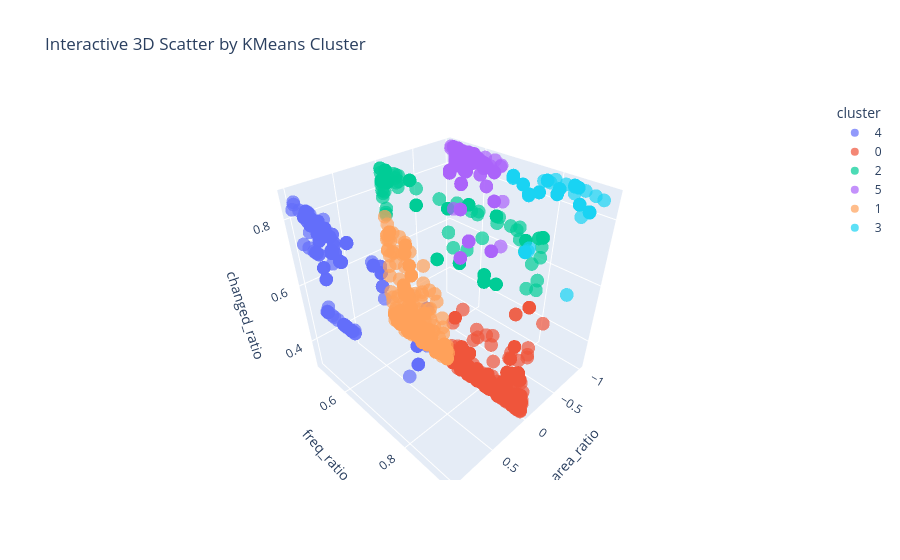

Here is the notebook cell this chart was saved with:
### Code cell
import plotly.express as px

# df_plot에 'cluster' 컬럼이 str 형태로 있다고 가정
fig = px.scatter_3d(
    df_plot,
    x=features[0].replace('_representative',''),
    y=features[1].replace('_representative',''),
    z=features[2].replace('_representative',''),
    color='cluster',
    opacity=0.7,
    size_max=6,
    title='Interactive 3D Scatter by KMeans Cluster'
)
fig.update_layout(scene=dict(
    xaxis_title=features[0].replace('_representative',''),
    yaxis_title=features[1].replace('_representative',''),
    zaxis_title=features[2].replace('_representative',''),
))
fig.show()

### Figure 1 — Plotly figure (JSON) as saved in the notebook; plotly's stock layout.template omitted (floating-point values rounded to 4 significant figures; data arrays with more than 128 entries replaced by an {"elided": "..."} marker saying what was removed)
{"data": [{"hovertemplate": "cluster=4<br>area_ratio=%{x}<br>freq_ratio=%{y}<br>changed_ratio=%{z}<extra></extra>", "legendgroup": "4", "marker": {"color": "#636efa", "opacity": 0.7, "symbol": "circle"}, "mode": "markers", "name": "4", "scene": "scene", "showlegend": true, "type": "scatter3d", "x": {"elided": "260 float values"}, "y": {"elided": "260 float values"}, "z": {"elided": "260 float values"}}, {"hovertemplate": "cluster=0<br>area_ratio=%{x}<br>freq_ratio=%{y}<br>changed_ratio=%{z}<extra></extra>", "legendgroup": "0", "marker": {"color": "#EF553B", "opacity": 0.7, "symbol": "circle"}, "mode": "markers", "name": "0", "scene": "scene", "showlegend": true, "type": "scatter3d", "x": {"elided": "767 float values"}, "y": {"elided": "767 float values"}, "z": {"elided": "767 float values"}}, {"hovertemplate": "cluster=2<br>area_ratio=%{x}<br>freq_ratio=%{y}<br>changed_ratio=%{z}<extra></extra>", "legendgroup": "2", "marker": {"color": "#00cc96", "opacity": 0.7, "symbol": "circle"}, "mode": "markers", "name": "2", "scene": "scene", "showlegend": true, "type": "scatter3d", "x": {"elided": "160 float values"}, "y": {"elided": "160 float values"}, "z": {"elided": "160 float values"}}, {"hovertemplate": "cluster=5<br>area_ratio=%{x}<br>freq_ratio=%{y}<br>changed_ratio=%{z}<extra></extra>", "legendgroup": "5", "marker": {"color": "#ab63fa", "opacity": 0.7, "symbol": "circle"}, "mode": "markers", "name": "5", "scene": "scene", "showlegend": true, "type": "scatter3d", "x": {"elided": "284 float values"}, "y": {"elided": "284 float values"}, "z": {"elided": "284 float values"}}, {"hovertemplate": "cluster=1<br>area_ratio=%{x}<br>freq_ratio=%{y}<br>changed_ratio=%{z}<extra></extra>", "legendgroup": "1", "marker": {"color": "#FFA15A", "opacity": 0.7, "symbol": "circle"}, "mode": "markers", "name": "1", "scene": "scene", "showlegend": true, "type": "scatter3d", "x": {"elided": "430 float values"}, "y": {"elided": "430 float values"}, "z": {"elided": "430 float values"}}, {"hovertemplate": "cluster=3<br>area_ratio=%{x}<br>freq_ratio=%{y}<br>changed_ratio=%{z}<extra></extra>", "legendgroup": "3", "marker": {"color": "#19d3f3", "opacity": 0.7, "symbol": "circle"}, "mode": "markers", "name": "3", "scene": "scene", "showlegend": true, "type": "scatter3d", "x": [-0.9929, -0.9948, -0.9997, -0.9989, -0.9954, -0.9995, -0.9929, -0.9961, -0.9961, -0.9987, -0.9959, -0.9997, -0.9999, -0.9987, -0.9932, -0.9997, -1.0, -0.9989, -0.9997, -0.9989, -0.9999, -0.9959, -0.9813, -0.9987, -0.9993, -0.9954, -0.9729, -0.9948, -0.9932, -0.9999, -0.9932, -0.9954, -0.9999, -0.9929, -0.9283, -0.9961, -0.9932, -0.9932, -0.9729, -0.9283, -0.9959, -0.9987, -0.9932, -0.9729, -0.9989, -0.9929, -0.9959, -0.9989, -0.9954, -0.9283, -0.9987, -0.9954, -0.9929, -0.9948, -0.9729, -0.9948, -0.9932, -0.9283, -0.9954, -0.9987, -0.9989, -0.9961, -0.9283, -0.9729, -0.9961, -0.9283, -0.9997, -0.9283, -0.9954, -0.9729, -0.9999, -0.9989, -0.9948, -0.9729, -0.9929, -0.9932, -0.9959, -0.9997, -0.9997, -0.9987, -0.9989, -0.9999, -0.9987, -0.9729, -0.9283, -0.9929, -0.9959, -0.9929, -0.9948, -0.9999, -0.9997, -0.9961, -0.9961, -0.9948, -0.9959, -0.9959, -0.9999, -0.9954, -0.9948, -0.9961, -0.8602, -0.9997, -0.745, -0.9869, -0.9996, -0.8648, -0.9999, -0.9976], "y": [0.758, 0.7996, 0.843, 0.6895, 0.8743, 0.7653, 0.758, 0.7739, 0.7739, 0.8029, 0.7166, 0.843, 0.8345, 0.8029, 0.8516, 0.843, 0.7915, 0.6895, 0.843, 0.6895, 0.8345, 0.7166, 0.7832, 0.8029, 0.8367, 0.8743, 0.7365, 0.7996, 0.8516, 0.8345, 0.8516, 0.8743, 0.8345, 0.758, 0.7489, 0.7739, 0.8516, 0.8516, 0.7365, 0.7489, 0.7166, 0.8029, 0.8516, 0.7365, 0.6895, 0.758, 0.7166, 0.6895, 0.8743, 0.7489, 0.8029, 0.8743, 0.758, 0.7996, 0.7365, 0.7996, 0.8516, 0.7489, 0.8743, 0.8029, 0.6895, 0.7739, 0.7489, 0.7365, 0.7739, 0.7489, 0.843, 0.7489, 0.8743, 0.7365, 0.8345, 0.6895, 0.7996, 0.7365, 0.758, 0.8516, 0.7166, 0.843, 0.843, 0.8029, 0.6895, 0.8345, 0.8029, 0.7365, 0.7489, 0.758, 0.7166, 0.758, 0.7996, 0.8345, 0.843, 0.7739, 0.7739, 0.7996, 0.7166, 0.7166, 0.8345, 0.8743, 0.7996, 0.7739, 0.7653, 0.8584, 0.7837, 0.8601, 0.8803, 0.8723, 0.8157, 0.8976], "z": [0.8115, 0.8234, 0.8584, 0.8319, 0.8058, 0.8467, 0.8115, 0.8509, 0.8506, 0.8393, 0.818, 0.8584, 0.861, 0.8388, 0.8168, 0.8583, 0.8601, 0.8305, 0.8585, 0.8263, 0.861, 0.818, 0.8502, 0.8389, 0.8401, 0.8042, 0.7956, 0.823, 0.8159, 0.861, 0.8165, 0.8049, 0.8579, 0.8116, 0.6253, 0.8516, 0.8165, 0.8165, 0.7992, 0.6256, 0.8181, 0.8388, 0.8168, 0.7992, 0.8336, 0.8117, 0.8176, 0.8336, 0.8058, 0.6253, 0.8393, 0.8042, 0.8124, 0.8229, 0.7983, 0.8229, 0.8165, 0.6261, 0.8055, 0.8394, 0.8319, 0.8506, 0.6248, 0.7987, 0.8515, 0.6261, 0.8584, 0.6248, 0.8049, 0.7983, 0.8579, 0.8305, 0.8233, 0.7956, 0.8116, 0.8159, 0.8176, 0.8584, 0.8585, 0.8389, 0.8263, 0.861, 0.8394, 0.7987, 0.6256, 0.8117, 0.8181, 0.8124, 0.8234, 0.861, 0.8583, 0.8515, 0.8516, 0.823, 0.818, 0.818, 0.861, 0.8055, 0.8233, 0.8509, 0.6463, 0.8561, 0.6787, 0.7861, 0.8512, 0.564, 0.8566, 0.8476]}], "layout": {"legend": {"title": {"text": "cluster"}, "tracegroupgap": 0}, "scene": {"domain": {"x": [0, 1], "y": [0, 1]}, "xaxis": {"title": {"text": "area_ratio"}}, "yaxis": {"title": {"text": "freq_ratio"}}, "zaxis": {"title": {"text": "changed_ratio"}}}, "title": {"text": "Interactive 3D Scatter by KMeans Cluster"}}}
